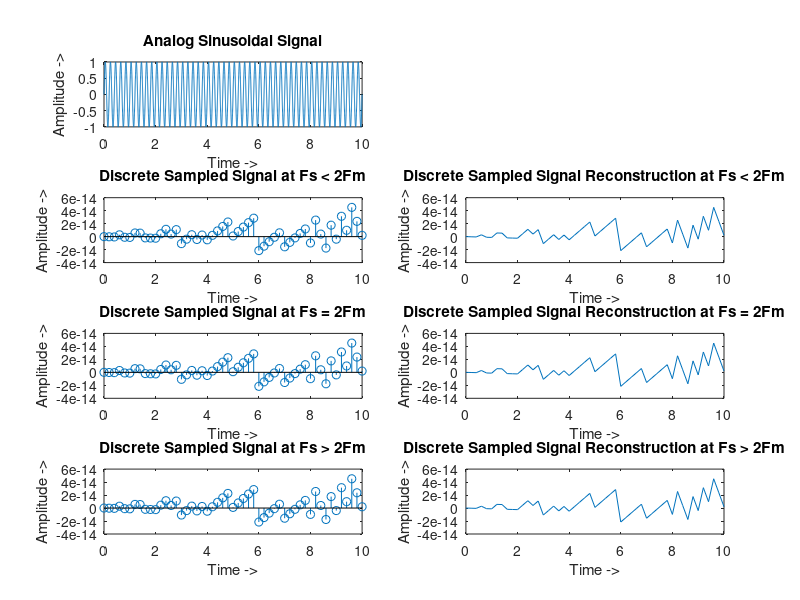

Here is the MATLAB script that generated this plot:
clc;
clear all;
t=0:0.001:10;
fm=input('Enter the max value of Modulating Signal Frequency (in Hz): ');
x=sin(2*pi*fm*t);
subplot(4,2,1);
plot(t,x);
xlabel('Time ->');
ylabel('Amplitude ->');
title('Analog Sinusoidal Signal');
fs1=input('Enter the first  sampling frequency with fs < 2fm : ');
fs2=input('Enter the second sampling frequency with fs = 2fm : ');
fs3=input('Enter the third  sampling frequency with fs > 2fm : ');

%Sampling and Reconstruction at Fs < 2Fm
t1=0:1/fs1:10;
x1=sin(2*pi*fm*t1);
subplot(4,2,3);
stem(t1,x1);
xlabel('Time ->');
ylabel('Amplitude ->');
title('Discrete Sampled Signal at Fs < 2Fm');

subplot(4,2,4);
plot(t1,x1);
xlabel('Time ->');
ylabel('Amplitude ->');
title('Discrete Sampled Signal Reconstruction at Fs < 2Fm');

%Sampling and Reconstruction at Fs = 2Fm
t1=0:1/fs2:10;
x1=sin(2*pi*fm*t1);
subplot(4,2,5);
stem(t1,x1);
xlabel('Time ->');
ylabel('Amplitude ->');
title('Discrete Sampled Signal at Fs = 2Fm');

subplot(4,2,6);
plot(t1,x1);
xlabel('Time ->');
ylabel('Amplitude ->');
title('Discrete Sampled Signal Reconstruction at Fs = 2Fm');

%Sampling and Reconstruction at Fs > 2Fm
t1=0:1/fs3:10;
x1=sin(2*pi*fm*t1);
subplot(4,2,7);
stem(t1,x1);
xlabel('Time ->');
ylabel('Amplitude ->');
title('Discrete Sampled Signal at Fs > 2Fm');

subplot(4,2,8);
plot(t1,x1);
xlabel('Time ->');
ylabel('Amplitude ->');
title('Discrete Sampled Signal Reconstruction at Fs > 2Fm');